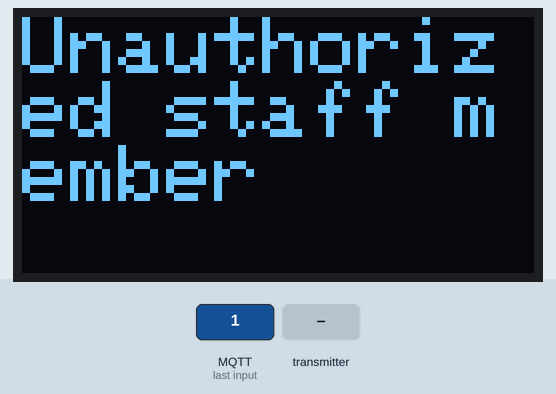
The program below on a simulated ESP32. On the bench: 128×64 one-colour display. Inputs (shaded band) come from the test bench. WiFi joins after 1.5 s; servers stay silent unless stated; no MQTT or app messages arrive unless stated; what the program prints to the serial monitor is not drawn.

3.3 s: MQTT message "1" arrives on the first subscribed topic
Above: at 3.9 s.
4.8 s: the transmitter starts sending nodeId = 0
6.3 s: MQTT message "/security/authorized" arrives on the first subscribed topic
7.8 s: the transmitter starts sending nodeId = 1
9.8 s: MQTT message "/security/authorized" arrives on the second subscribed topic
Timing chart, 0 to 12.3 s (numbered marks = the images above; inputs shaded):
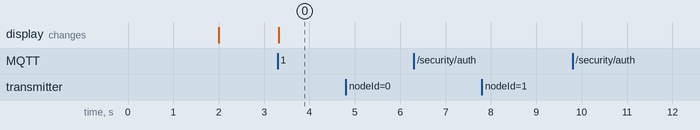

Measured:
- after the input at 3.3 s, the display: changes at once (image 0)
- after the input at 4.8 s, every drawn part: stays the same
- after the input at 6.3 s, every drawn part: stays the same
- after the input at 7.8 s, every drawn part: stays the same
- after the input at 9.8 s, every drawn part: stays the same

The program:

main.cpp
```cpp
#include <Arduino.h>
#include <MFRC522.h>
#include <esp_now.h>
#include <WiFi.h>
#include <PubSubClient.h>
#include <iostream>
#include <string>
#include <ArduinoJson.h>
#include <Wire.h>
#include <Adafruit_GFX.h>
#include <Adafruit_SSD1306.h>

// OLED display
#define SCREEN_WIDTH 128 // OLED display width, in pixels
#define SCREEN_HEIGHT 64 // OLED display height, in pixels
// Declaration for an SSD1306 display connected to I2C (SDA, SCL pins)
Adafruit_SSD1306 display(SCREEN_WIDTH, SCREEN_HEIGHT, &Wire, -1);

// MQTT
const char *mqtt_server = "192.168.3.98";
WiFiClient espClient;
PubSubClient client(espClient);
long lastMsg = 0;
char msg[50];
int value = 0;

// Wifi
const char *ssid = "iot";
const char *password = "iotisis;";

// ESP-NOW
const int nodes_nb = 2;
uint8_t broadcastAddresses[nodes_nb][6] = {
    {0x24, 0xdc, 0xc3, 0x14, 0x40, 0xac},
    {0xc4, 0xde, 0xe2, 0xae, 0xd6, 0xe4}};
esp_now_peer_info_t peerInfo[nodes_nb];

// SENDING data
typedef struct sinkToNode
{
  boolean openTheDoor = false;
  String staffName = "";
} struct_sinkToNode;
sinkToNode sinkToNodeData;

// RECEIVING data
typedef struct nodeToSink
{
  int nodeId;
  boolean emergencyRequested;
  boolean doorOpen;
  boolean closeRequested;
  String rfidMessage;
} struct_nodeToSink;
nodeToSink nodeToSinkData;

void writeToDisplay(String message)
{
  display.clearDisplay();
  display.setTextSize(2);
  display.setTextColor(WHITE);
  display.setCursor(0, 0);
  display.println(message);
  display.display();
}

void espnowSendDoorStatus()
{
  // Send message via ESP-NOW
  for (int i = 0; i < nodes_nb; i++)
  {
    esp_err_t result = esp_now_send(broadcastAddresses[i], (uint8_t *)&sinkToNodeData, sizeof(sinkToNode));
    if (result == ESP_OK)
    {
      Serial.println("Sent with success");
    }
    else
    {
      Serial.println("Error sending the data");
    }
  }
}

// Callback function to receive the message from the MQTT broker
void mqttCallback(char *topic, byte *message, unsigned int length)
{
  Serial.print("Message arrived on topic: ");
  Serial.print(topic);
  Serial.print(". Message: ");

  StaticJsonDocument<256> jsonMessage;
  DeserializationError error = deserializeJson(jsonMessage, message);
  if (error)
  {
    Serial.print(F("Erreur de parsing JSON: "));
    Serial.println(error.c_str());
    return;
  }
  Serial.println(jsonMessage.as<String>());

  if (String(topic) == "/security/authorized")
  {
    bool isAuthorized = jsonMessage["isAuthorized"];
    if (isAuthorized == 1)
    {
      Serial.println("Authorized tag detected");
      sinkToNodeData.openTheDoor = true;
      writeToDisplay((jsonMessage["user"].as<String>()) + " authorized");
    }
    else
    {
      Serial.println("Unauthorized tag detected");
      sinkToNodeData.openTheDoor = false;
      writeToDisplay("Unauthorized staff member");
    }
    espnowSendDoorStatus(); // Send the door status to the nodes
  }
  else if (String(topic) == "/emergency/action")
  {
    bool emergencyOpen = jsonMessage["emergencyOpen"];
    if (emergencyOpen == 1)
    {
      Serial.println("Emergency opening requested");
      sinkToNodeData.openTheDoor = true;
    }
    else
    {
      Serial.println("Emergency opening canceled");
      sinkToNodeData.openTheDoor = false;
    }
    espnowSendDoorStatus(); // Send the door status to the nodes
  }
}

void mqttReconnect()
{
  while (!client.connected())
  {
    Serial.print("Attempting MQTT connection...");
    if (client.connect("ESP32Client"))
    {
      Serial.println("connected");
      // Subscribe to topics
      client.subscribe("/security/authorized");
      client.subscribe("/emergency/action");
    }
    else
    {
      Serial.print("failed, rc=");
      Serial.print(client.state());
      Serial.println(" try again in 5 seconds");
      delay(5000);
    }
  }
}

// Callback when data is sent
void espnowOnDataSent(const uint8_t *mac_addr, esp_now_send_status_t status)
{
  Serial.print("\r\nLast Packet Send Status:\t");
  Serial.println(status == ESP_NOW_SEND_SUCCESS ? "Delivery Success" : "Delivery Fail");
}

// Callback when data is received
void espnowOnDataRecv(const uint8_t *mac_addr, const uint8_t *incomingData, int len)
{
  Serial.print("Received data from: ");
  char macStr[18];
  snprintf(macStr, sizeof(macStr), "%02x:%02x:%02x:%02x:%02x:%02x",
           mac_addr[0], mac_addr[1], mac_addr[2], mac_addr[3], mac_addr[4], mac_addr[5]);
  Serial.println(macStr);
  memcpy(&nodeToSinkData, incomingData, sizeof(nodeToSink));
  Serial.print("Bytes received: ");
  Serial.println(len);
  Serial.print("Node ID: ");
  Serial.println(nodeToSinkData.nodeId);

  if (nodeToSinkData.nodeId == 1) // RFID node
  {
    Serial.println("RFID message: ");
    Serial.println(nodeToSinkData.rfidMessage);
    client.publish("/security/staff", nodeToSinkData.rfidMessage.c_str());
  }
  else if (nodeToSinkData.nodeId == 2) // Electromagnet node
  {
    if (nodeToSinkData.emergencyRequested) // Emergency opening request
    {
      Serial.println("Emergency request: ");
      Serial.println(nodeToSinkData.emergencyRequested);
      client.publish("/emergency/alert", "Emergency opening requested");
    }
    else if (nodeToSinkData.closeRequested) // Door closing request
    {
      Serial.println("Door closing request: ");
      Serial.println(nodeToSinkData.closeRequested);
      client.publish("/security/close", "Closing requested");
    }
    else // Door status changed
    {
      Serial.println("New door status: ");
      Serial.println(nodeToSinkData.doorOpen);
      client.publish("/security/alert", (nodeToSinkData.doorOpen) ? "Door open" : "Door closed");
    }
  }
}

void setup()
{
  Serial.begin(115200);

  // Wi-Fi
  WiFi.mode(WIFI_AP_STA);
  WiFi.begin(ssid, password);
  while (WiFi.status() != WL_CONNECTED)
  {
    delay(1000);
    Serial.println("Setting as a Wi-Fi Station..");
  }
  Serial.print("Wi-Fi Channel: ");
  Serial.println(WiFi.channel());

  // ESP-NOW
  if (esp_now_init() != ESP_OK)
  {
    Serial.println("Error initializing ESP-NOW");
    return;
  }
  esp_now_register_send_cb(espnowOnDataSent);
  for (int i = 0; i < nodes_nb; i++)
  {
    peerInfo[i].channel = 0;
    peerInfo[i].encrypt = false;
    memcpy(peerInfo[i].peer_addr, broadcastAddresses[i], 6);
    if (esp_now_add_peer(&peerInfo[i]) != ESP_OK)
    {
      Serial.println("Failed to add peer");
      return;
    }
  }
  esp_now_register_recv_cb(esp_now_recv_cb_t(espnowOnDataRecv));

  // MQTT
  client.setServer(mqtt_server, 1883);
  client.setCallback(mqttCallback);

  // OLED display
  if (!display.begin(SSD1306_SWITCHCAPVCC, 0x3C))
  {
    Serial.println(F("SSD1306 allocation failed"));
    for (;;)
      ;
  }
  display.clearDisplay();
  display.display();
}

void loop()
{
  if (!client.connected())
  {
    mqttReconnect();
  }
  client.loop();
}
```
